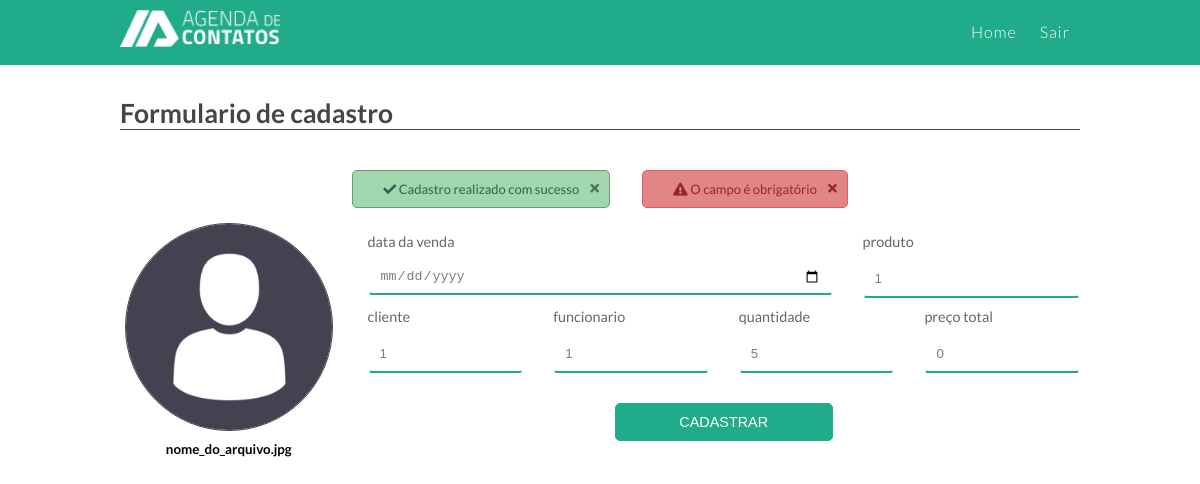
The app's page /venda/edit/1 with its own data.
### tables this page shows
CREATE TABLE `tblvendas` (
  `idvenda` int(11) NOT NULL,
  `datavenda` date NOT NULL,
  `idproduto` int(11) NOT NULL,
  `idcliente` int(11) NOT NULL,
  `idfunc` int(11) NOT NULL,
  `qtd` int(11) NOT NULL,
  `precototal` float NOT NULL
);

### app/controllers/VendaController.php (called while the page is built, shortened)
<?php
class VendaController extends Controller{
   public function edit($id){
      $objVenda = new Venda();
      $dados["venda"] = $objVenda->getVenda($id);
      $dados["view"] = "venda/create";
      $this->load("template",$dados);
   }
}

### app/core/Core.php (called while the page is built, shortened)
<?php
class Core{
    private $controller;
    private $metodo;
    private $parametros = array();
    public function run(){
       $c = new $controllerCorrente;
       call_user_func_array(array($c, $this->getMetodo()), $this->getParametros());
    }
    public function verificaUri(){
        $url =explode("index.php", $_SERVER["PHP_SELF"]);
        $url = end($url);
        if($url!=""){
            $url = explode('/', $url);
            array_shift($url);
            $this->controller = ucfirst($url[0]) ."Controller";
            array_shift($url);
            if(isset($url[0])){
                $this->metodo = $url[0];
                array_shift($url);
            }
            if(isset($url[0])){
                $this->parametros= array_filter($url);
            }
        }else{
            $this->controller = ucfirst(CONTROLLER_PADRAO) ."Controller";
        }
    }
    public function getMetodo() {
        if(method_exists(NAMESPACE_CONTROLLER .$this->controller, $this->metodo)){
            return $this->metodo;
        }
        return METODO_PADRAO;
    }
    public function getParametros() {
        return $this->parametros;
    }
}

### index.php (called while the page is built, shortened)
<?php
require 'app/core/Core.php';
$core = new Core;
$core->run();

### app/core/Model.php (called while the page is built, shortened)
<?php
abstract class Model{
    public function __construct() {
		 $opcoes = array(
                \PDO::ATTR_ERRMODE => \PDO::ERRMODE_EXCEPTION,
                \PDO::MYSQL_ATTR_INIT_COMMAND =>"Set NAMES utf8"
        );
        $this->db = new \PDO("mysql:dbname=".BANCO.";host=".SERVIDOR,USUARIO,SENHA, $opcoes);
    }
}

### app/models/Venda.php (called while the page is built, shortened)
<?php
class Venda extends Model{
    public function getVenda($id){
        $sql = "SELECT * FROM tblvendas where idvenda = $id";
        $qry = $this->db->query($sql);
        return $qry->fetch(\PDO::FETCH_OBJ);
    }
}

### app/views/Venda/create.php (the view, shortened to what this page needs)
<section class="mt-4">
	<div class="titulo h5 mb-0"><h2>Formulario de cadastro</h2></div>
		<div class="base-form">
			<div class="caixa-form">
				<form action="<?php echo URL_BASE."venda/salvar" ?>" method="POST">
					<div class="rows">
						<div class="col-12 d-flex text-justify-center">
							<span href="" class="msg msg-verde mx-3"><i class="fas fa-check"></i> Cadastro realizado com sucesso <a href="javascrip:;" onclick="fecharMsg()" class="fas fa-times float-right"></a></span>
							<span href="" class="msg msg-vermelho mx-3"><i class="fas fa-exclamation-triangle"></i> O campo é obrigatório <a href="javascript:;" onclick="fecharMsg()" class="fas fa-times float-right"></a></span>
						</div>
					</div>
					<div class="rows msg-form">
						<div class="col-3 position-relative">
							<img src="img/img-usuario.png" class="img-fluido foto">
							<div  class="foto-file">
								<input type="file" id="editarFoto"><label for="editarFoto"><span>Editar foto</span></label>
							</div>
							<small class="d-block text-center pt-1 pb-2"><b>nome_do_arquivo.jpg</b></small>
						</div>
						<div class="col-9">
							<div class="rows">
								<div class="col-8">
									<label>data da venda</label>
									<input name="datavenda" value="<?php echo isset($venda) ? $venda->datavenda : "" ?>" type="date" placeholder="Insira um nome" class="form-campo">
								</div>
							<div class="col-4">
								<label>produto</label>
								<input name="idproduto" value="<?php echo isset($venda) ? $venda->idproduto : "" ?>" type="text" placeholder="Insira seu idprodutoefone" class="form-campo">
							</div>
								<div class="col-3">
									<label>cliente</label>
									<input name="idcliente" value="<?php echo isset($venda) ? $venda->idcliente : "" ?>" type="text" placeholder="Insira seu endereço" class="form-campo">
								</div>
							<div class="col-3">
								<label>funcionario</label>
								<input name="idfunc" value="<?php echo isset($venda) ? $venda->idfunc : "" ?>" type="text" placeholder="Insira seu idfunc" class="form-campo">
							</div>
                            <div class="col-3">
								<label>quantidade</label>
								<input name="qtd" value="<?php echo isset($venda) ? $venda->qtd : "" ?>" type="text" placeholder="Insira seu idfunc" class="form-campo">
							</div>
                            <div class="col-3">
								<label>preço total</label>
								<input name="precototal" value="<?php echo isset($venda) ? $venda->precototal : "" ?>" type="text" placeholder="Insira seu idfunc" class="form-campo">
							</div>
							<div class="col-4 m-auto">
								<input type="submit" value="Cadastrar" class="btn btn-verde width-100">
							</div>
						</div>
					</div>
				</form>
			</div>
		</div>
	</div>

### assets/css/auxiliar.css (style rules this page uses)
a { text-decoration:none }
.text-center { text-align:center!important; }
.d-block { display:block!important; }
.d-flex { display:flex!important; }
.float-right { float:right; }
.m-auto { margin:0 auto!important; }
.mt-4,.my-4 { margin-top:2rem!important; }
.mb-0,.my-0 { margin-bottom:0!important; }
.ml-3,.mx-3 { margin-left:1rem!important; }
.mr-3,.mx-3 { margin-right:1rem!important; }
.pb-2,.py-2 { padding-bottom:.9rem!important; }
.pt-1,.py-1 { padding-top:.6rem!important; }
.h5 { font-size:1.1rem!important;margin-bottom:20px;display:block }
.text-justify-center { justify-content: center; }
.position-relative { position:relative!important; }
.width-100 { width:100%!important; }
.btn { display: block; padding: 10px; border:0; border-radius: 5px; color: #fff; text-align: center; text-transform: uppercase; text-decoration: none; background:#41d07b!important; transition:all .4s; font-size: .9rem!important; }
.btn-verde { background:#20AB8A!important; border: solid 1px #20AB8A!important; }
input[type=date].form-campo, input[type=time].form-campo, input[type=number].form-campo { padding:7px 10px }
.form-campo { width: 100%; max-width: 100%; padding: 10px; display: block; border: solid 2px transparent; border-bottom: solid 2px #20AB8A; color: #75807b; background: none; border-radius: 4px; transition: all .2s; }
input[type=file], input[type=date], input[type=number] { padding: 7px 10px; }
.img-fluido { max-width:100%; }
.msg { display: block; background: #de6d6d; border-radius: 5px; padding: 10px; border: solid 1px #d74e4e; color: #7f2e2e; font-weight: 600; margin-bottom:15px; padding-right: 30px!important; position: relative; }
.msg .fa-times { position:absolute; right:10px; top:12px }
.msg.msg-verde .fa-times { color: #4d754d;text-decoration:none; font-size:.8rem }
.msg.msg-vermelho .fa-times { color: #942828;text-decoration:none; font-size:.8rem }
.msg.msg-verde { background: #a2d6ae; border-color: #689a74; color: #2e634d; }
.msg.msg-vermelho { background: #e28585; border-color: #e05c5c; color: #942828; }

### assets/css/grade.css (style rules this page uses)
*,::after,::before { box-sizing:border-box; -webkit-box-sizing:border-box; -moz-box-sizing:border-box; -o-box-sizing:border-box; -ms-box-sizing:border-box; }
.rows { display:flex; display:-ms-flex; flex-wrap:wrap; -ms-flex-wrap:wrap; margin-left:-15px; margin-right:-15px; }
.col,.col-1,.col-2,.col-3,.col-4,.col-6,.col-8,.col-9,.col-10,.col-12 { position:relative; width:100%; min-height:1px; padding-right:15px; padding-left:15px; }
@media (min-width:992px) { .col-3 { max-width:25%; ms-flex:0 0 25%; flex:0 0 25%; } }
@media (min-width:992px) { .col-4 { max-width:33.333333%; ms-flex:0 0 33.333333%; flex:0 0 33.333333%; } }
@media (min-width:992px) { .col-8 { max-width:66.666667%; ms-flex:0 0 66.666667%; flex:0 0 66.666667%; } }
@media (min-width:992px) { .col-9 { max-width:75%; ms-flex:0 0 75%; flex:0 0 75%; } }
@media (min-width:992px) { .col-12 { max-width:100%; ms-flex:0 0 100%; flex:0 0 100%; } }

### assets/css/style.css (style rules this page uses)
* { padding:0; margin:0; box-sizing:border-box; -webkit-box-sizing:border-box; -moz-box-sizing:border-box; -o-box-sizing:border-box; }
body { font-family: 'Lato', sans-serif; font-size:1em; background: #fff; }
a { text-decoration:none; }
.titulo { display: block; border-bottom: solid 1px #464446; color: #464446; font-size: 1.2em; margin-bottom: 1.5rem; }
.base-form { width:100%; float:left; padding:20px 0px; margin-top:20px; padding-bottom:40px; }
.base-form .caixa-form { width:100%; float:left; }
.base-form .caixa-form form label { display:block; margin-bottom:.6rem; margin-top:.6rem; }
.base-form .caixa-form form label { display:block; font-size:.9em; color:#666; }
.base-form .caixa-form .btn { width:auto; background:#e3960b; color:#fff; border:0; display:block; margin:0 auto; text-transform:uppercase; margin-top:30px; margin-bottom:30px; }
.base-form .foto { border-radius:150px; border:solid 1px #444; display:block; height: 208px; margin:0 auto }
.base-form .foto-file label { position:absolute; z-index:1; left:20px; right:20px; top:0; bottom:33px; text-align: center; align-items: flex-end; cursor:pointer; transition:all .2s linear; }
.msg { font-weight: 400; margin-bottom: 15px; font-size: small; padding-left:30px }

### records on screen
tblvendas: idproduto "1", idcliente "1", idfunc "1", qtd "5", precototal "0"
